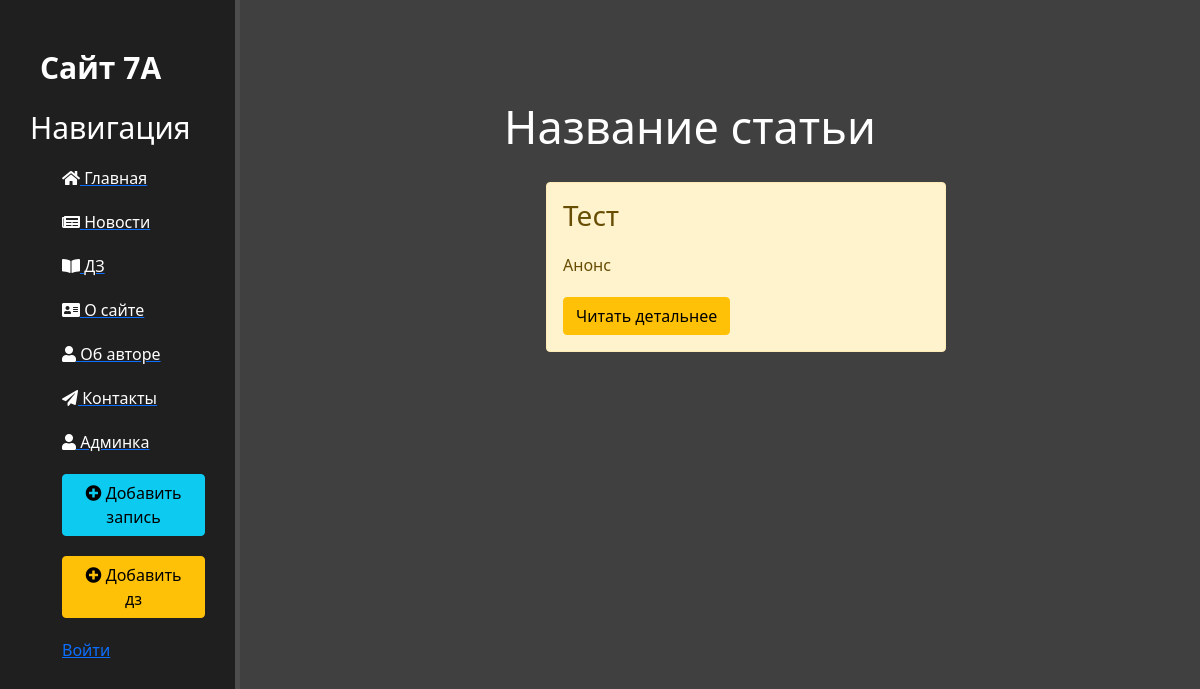
/news, run on an earlier commit of the app's database.
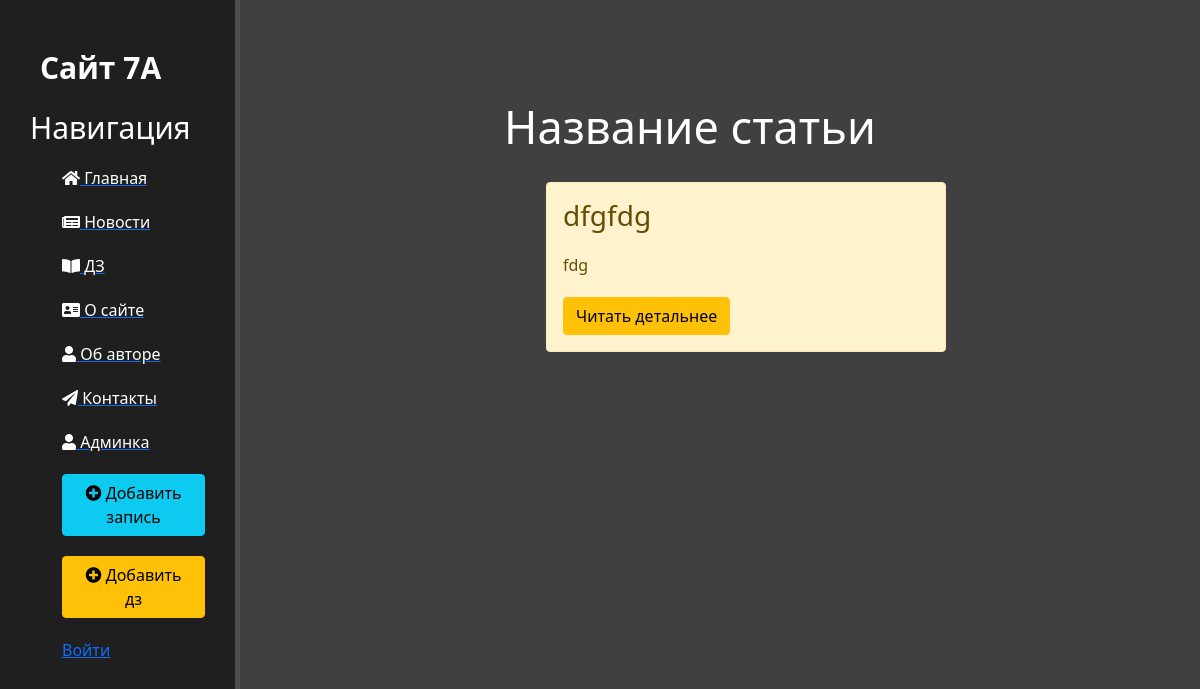
And on a later commit of the database.
### news/models.py (models this page shows, shortened)
class Articles(models.Model):
    title = models.CharField('Название', max_length=50)
    anons = models.CharField('Анонс', max_length=250)
    full_text = models.TextField("Текст")
    date = models.CharField('Дата публикации', default=time, max_length=50)
    class Meta:
        verbose_name = "Новость"

### news/views.py (the view)
# urls.py: path("", views.news_home, name="news_home"),
def news_home(request):
    news = Articles.objects.order_by('-date')
    return render(request, 'news/news.html', {'news': news})

### news/templates/news/news.html (shortened to what this page needs)
{% extends "main/layout.html" %}
{% block content %}
    <div class="features">
        <h1>Название статьи</h1>
        {% if news %}
            {% for el in news %}
                <div class="alert alert-warning">
                    <h3>{{ el.title }}</h3>
                    <p>{{ el.anons }}</p>
                    <a href="{% url "news-detail" el.id%}" class="btn btn-warning">Читать детальнее</a>
                </div>
            {% endfor %}
        {% else %}
            <p>У вас нет записей!</p>
        {% endif %}
    </div>
{% endblock %}

What changed in the data, as far as the page shows it:
removed Articles: title "Тест", anons "Анонс"
added Articles: title "dfgfdg", anons "fdg"
